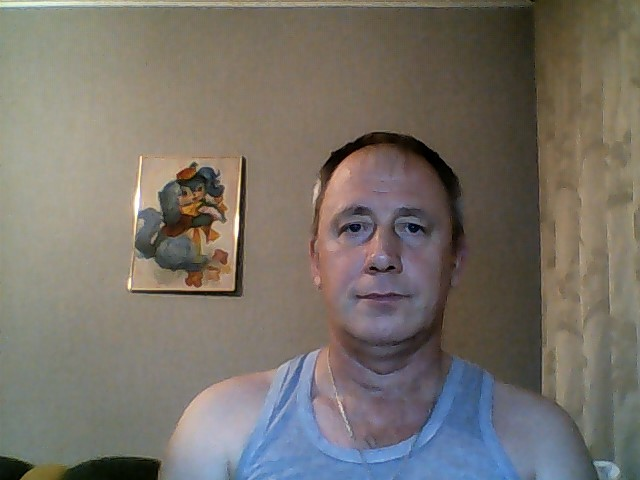
#> input picture images/Vitaly_Belan/Vitaly_Belan10.jpg, 640 x 480 px, found by its file name
$ python photofordb.py
#> lines starting #> are read from the running program, lines starting #| are printed output that depends on the picture; after the words box and inside, x2 and y2 are one past the last pixel; in counts of white or black regions, pixels touching at a corner belong together
import cv2
import os

PADDING = 20
def photo_to_database():
    face_cascade = cv2.CascadeClassifier('haarcascade_frontalface_default.xml')
    image = cv2.imread(os.getcwd() + r'\images\Vitaly_Belan\Vitaly_Belan10.jpg')
#> image is the input picture: shape (480, 640, 3); mean B, G, R 105.5, 113.4, 119.2
    gray = cv2.cvtColor(image, cv2.COLOR_BGR2GRAY)
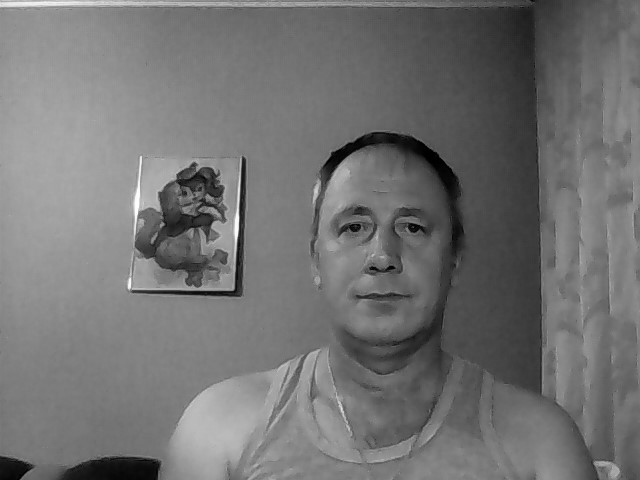
#> gray: shape (480, 640); min 0, max 254, mean 114.2
    faces = face_cascade.detectMultiScale(gray, scaleFactor=1.2, minNeighbors=5)
#> faces = [[292, 157, 177, 177]]
    faces_detected = "Лиц обнаружено: " + format(len(faces))
#> faces_detected = 'Лиц обнаружено: 1'
    print(faces_detected)
#| Лиц обнаружено: 1

    for (x, y, w, h) in faces:
        x1 = x - PADDING
        y1 = y - PADDING
        x2 = x + w + PADDING
        y2 = y + h + PADDING
        cv2.rectangle(image, (x1, y1), (x2, y2), (0, 255, 0), 3)
        path = os.getcwd() + r'\images\Vitaly_Belan1\Vitaly_Belan10.jpg'
        cv2.imwrite(path, gray[y1:y2, x1:x2])
#> this loop made 1 pass
#> (x, y, w, h, x1, y1, x2, y2) on pass 1: (292, 157, 177, 177, 272, 137, 489, 354)
#> pass 1, in photo_to_database, `cv2.imwrite(path, gray[y1:y2, x1:x2])`:
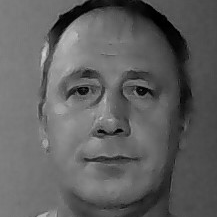
#> saved as Vitaly_Belan10.jpg: shape (217, 217); min 0, max 207, mean 95.5
#> after the loop:
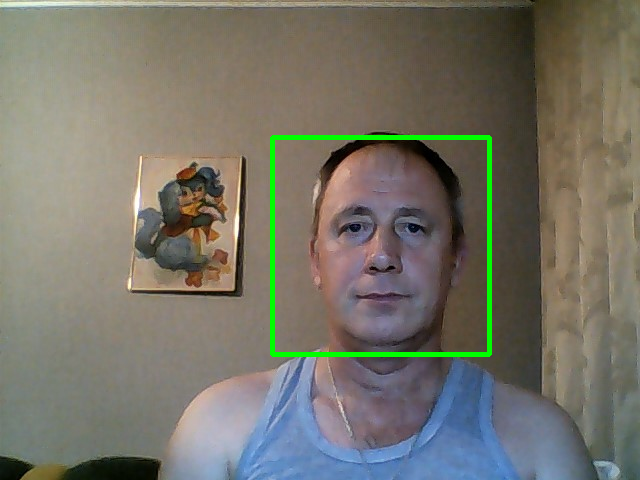
#> image: shape (480, 640, 3); 1.41% of pixels changed, all inside (x1, y1, x2, y2) = (270, 135, 492, 357)

    cv2.imshow("preview", image)
    cv2.waitKey(0)
    cv2.destroyWindow("preview")
    pass

if __name__ == "__main__":
    photo_to_database()

$ run again, with images/Vitaly_Belan/Vitaly_Belan02.jpg copied over images/Vitaly_Belan/Vitaly_Belan10.jpg
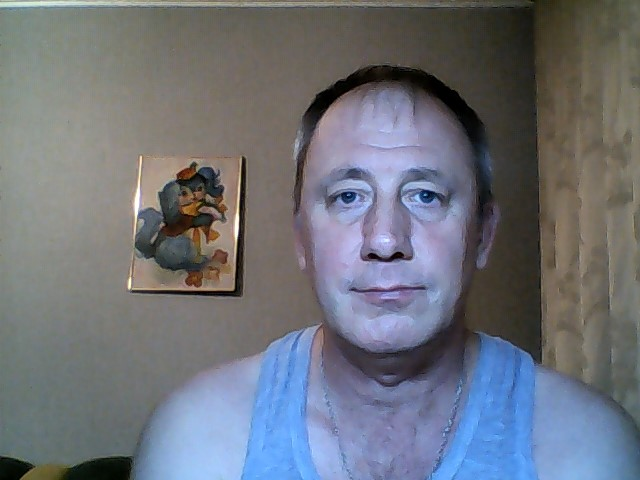
#> input picture images/Vitaly_Belan/Vitaly_Belan02.jpg, 640 x 480 px, found by its file name
#> in photo_to_database, image is the input picture: shape (480, 640, 3); mean B, G, R 121.9, 113.7, 109.9
#> in photo_to_database, `gray = cv2.cvtColor(image, cv2.COLOR_BGR2GRAY)`:
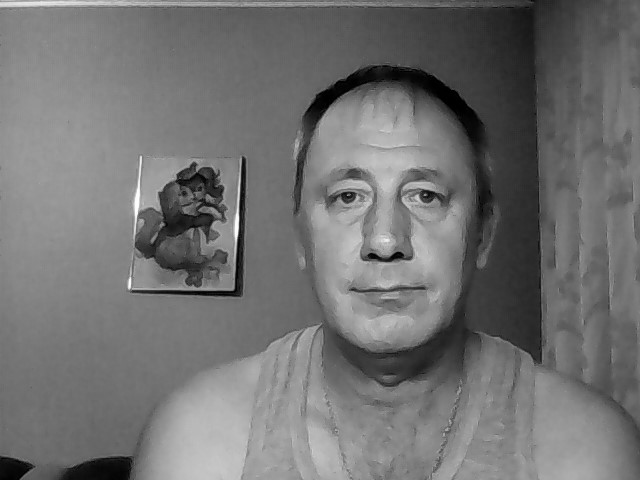
#> gray: shape (480, 640); min 0, max 255, mean 113.5
#> faces = [[274, 109, 228, 228]]
#> faces_detected = 'Лиц обнаружено: 1'
#| Лиц обнаружено: 1
#> the loop in photo_to_database, `for (x, y, w, h) in faces:` made 1 pass
#> (x, y, w, h, x1, y1, x2, y2) on pass 1: (274, 109, 228, 228, 254, 89, 522, 357)
#> after the loop in photo_to_database, `for (x, y, w, h) in faces:`:
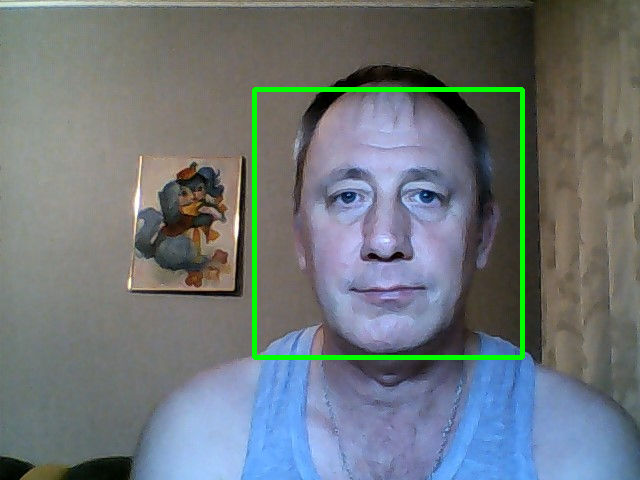
#> image: shape (480, 640, 3); 1.74% of pixels changed, all inside (x1, y1, x2, y2) = (252, 87, 525, 360)

$ run again, with images/Vitaly_Belan/Vitaly_Belan03.jpg copied over images/Vitaly_Belan/Vitaly_Belan10.jpg
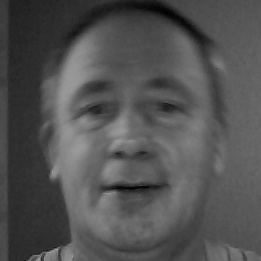
#> input picture images/Vitaly_Belan/Vitaly_Belan03.jpg, 261 x 261 px, found by its file name
#> in photo_to_database, image is the input picture: shape (261, 261, 3); min 0, max 174, mean 82.2
#> faces = [[31, 29, 198, 198]]
#> faces_detected = 'Лиц обнаружено: 1'
#| Лиц обнаружено: 1
#> the loop in photo_to_database, `for (x, y, w, h) in faces:` made 1 pass
#> (x, y, w, h, x1, y1, x2, y2) on pass 1: (31, 29, 198, 198, 11, 9, 249, 247)
#> pass 1, in photo_to_database, `cv2.imwrite(path, gray[y1:y2, x1:x2])`:
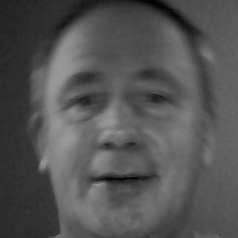
#> saved as Vitaly_Belan10.jpg: shape (238, 238); min 0, max 154, mean 83.8
#> after the loop in photo_to_database, `for (x, y, w, h) in faces:`:
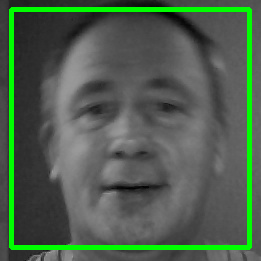
#> image: shape (261, 261, 3); 6.97% of pixels changed, all inside (x1, y1, x2, y2) = (9, 7, 252, 250)
